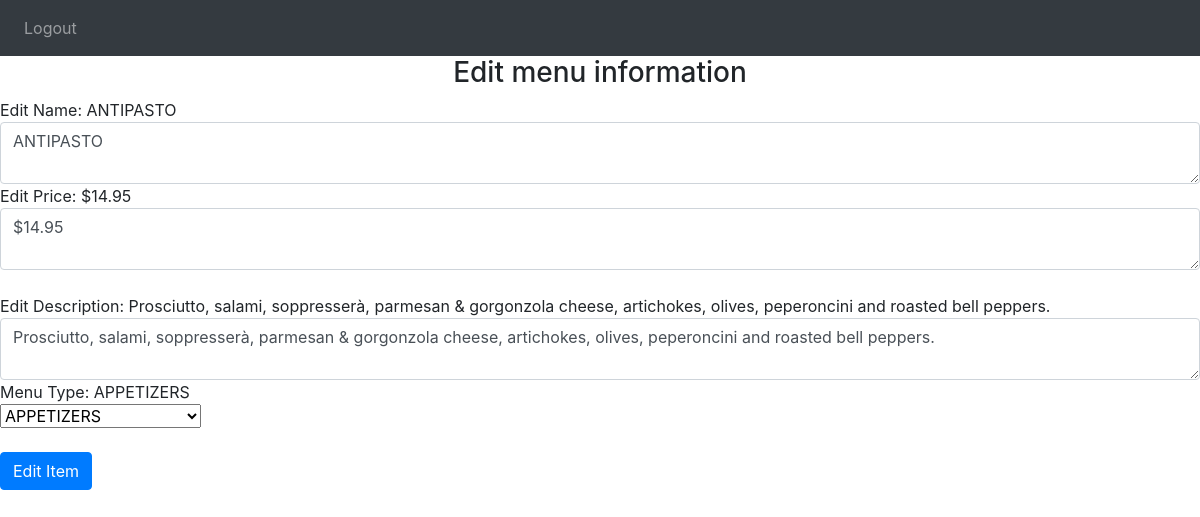
The app's page /edit_redirect/6, older data.
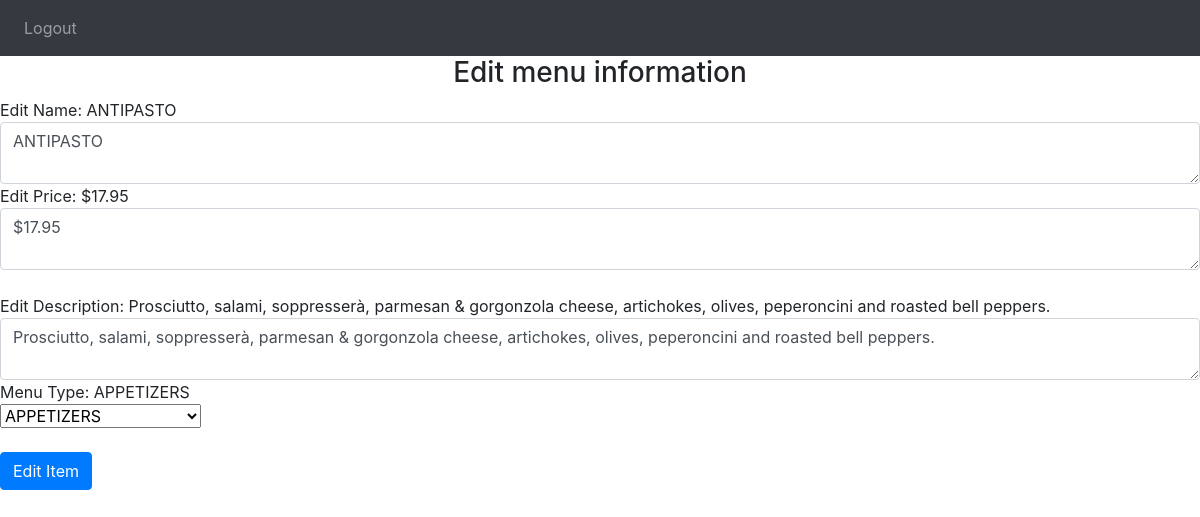
The same page, newer data.
### avanzareApp/models.py (models this page shows)
class Menu(db.Model):
    id = db.Column(db.Integer, primary_key=True)
    name = db.Column(db.String(150), unique=True)
    price = db.Column(db.String(150))
    description = db.Column(db.String(10000))
    menu_type = db.Column(db.String(150))
    date = db.Column(db.DateTime(timezone=True), default=func.now())
    user_id = db.Column(db.Integer, db.ForeignKey('user.id'))

### avanzareApp/views.py (the view, shortened to what this page needs)
@views.route('/edit_redirect/<int:id>', methods=['GET', 'POST'])
def edit_redirect(id):
    item = Menu.query.filter(Menu.id == id).first()
    return render_template('edit_menu_item.html', item=item)

### avanzareApp/templates/edit_menu_item.html (shortened to what this page needs)
<!DOCTYPE html>
<html lang="en">
<head>
    <link
      rel="stylesheet"
      href="https://stackpath.bootstrapcdn.com/bootstrap/4.4.1/css/bootstrap.min.css"
    />
    <link
      rel="stylesheet"
      href="https://stackpath.bootstrapcdn.com/font-awesome/4.7.0/css/font-awesome.min.css"
    />
</head>
<body>
    <nav class="navbar navbar-expand-lg navbar-dark bg-dark">
        <div class="collapse navbar-collapse" id="navbar">
            <div class="navbar-nav">
                    <a class="nav-item nav-link" id="logout" href="/logout">Logout</a>
            </div>
        </div>
    </nav>
{% block content %}
<form method="POST">
    <h3 align="center">Edit menu information</h3>
    <div>Edit Name: {{item.name}}</div>
    <textarea   type="name"
                class="form-control"
                id="name"
                name="name">{{item.name}}</textarea>
    <div>Edit Price: {{item.price}}</div>
    <textarea   type="price"
                class="form-control"
                id="price"
                name="price">{{item.price}}</textarea>
    <br />
    <div>Edit Description: {{item.description}}</div>
    <textarea   type="description"
                class="form-control"
                id="description"
                name="description">{{item.description}}</textarea>
    <div>Menu Type: {{ item.menu_type }}</div>
    <select class="selectpicker" type="menu_type" id="menu_type" name="menu_type">
      <optgroup label="DINNER MENU" >
        <option>APPETIZERS</option>
      </optgroup>
    </select>
    <br />
    <br />
    <button type="submit" class="btn btn-primary">Edit Item</button>
</form>
{% endblock %}
</body>
</html>

Row changes from the older to the newer data that the page shows:
changed Menu "ANTIPASTO": price "$14.95" → "$17.95"
